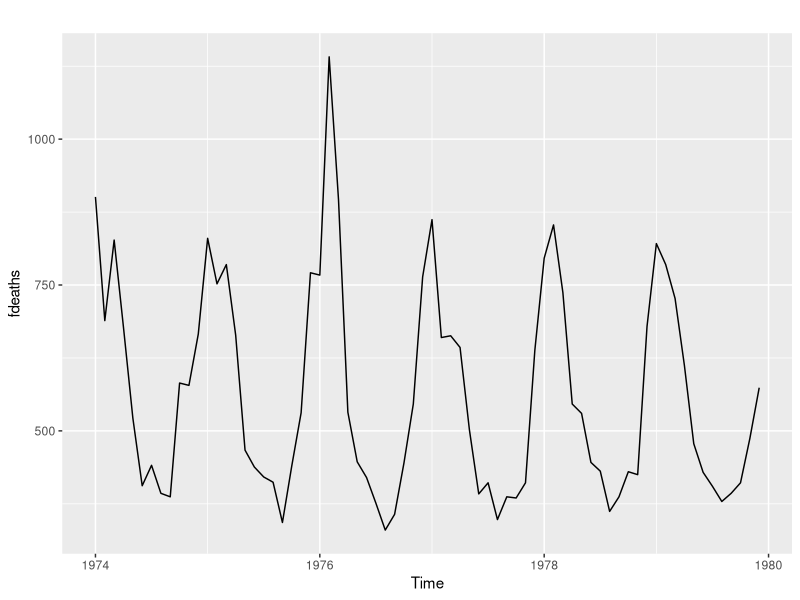
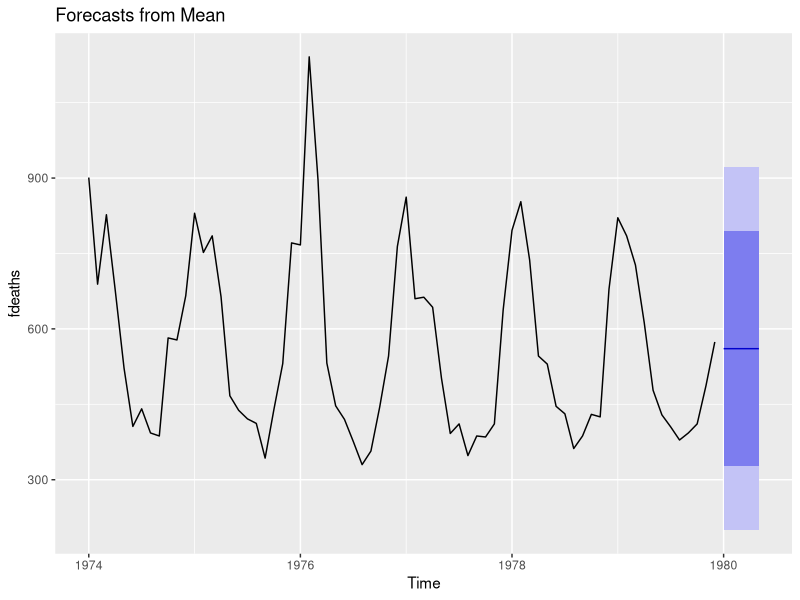
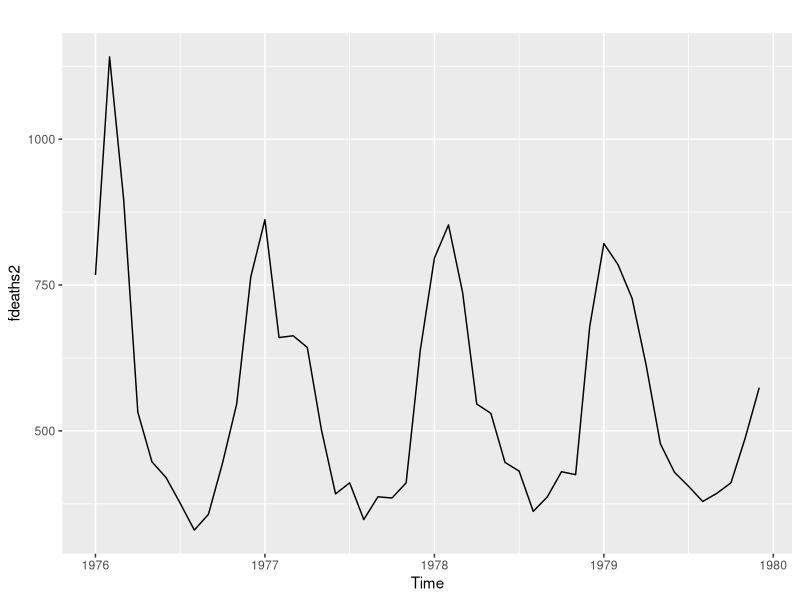
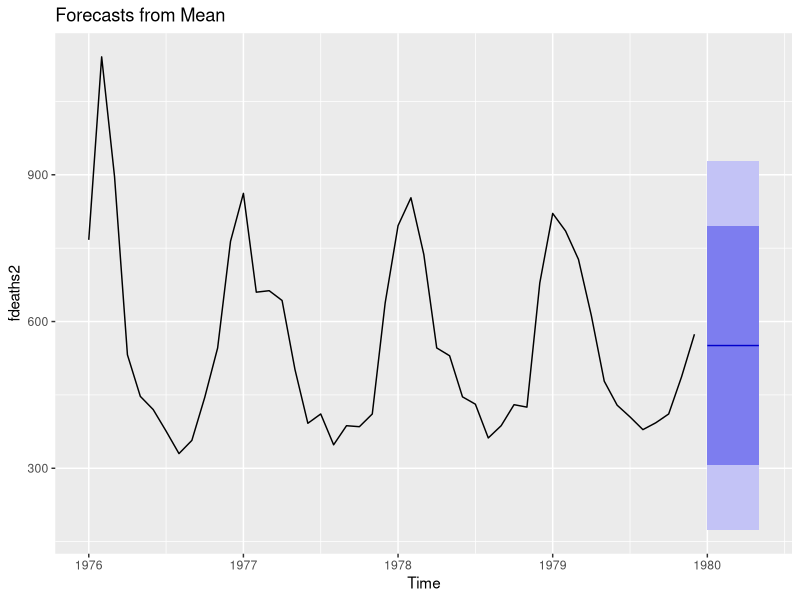
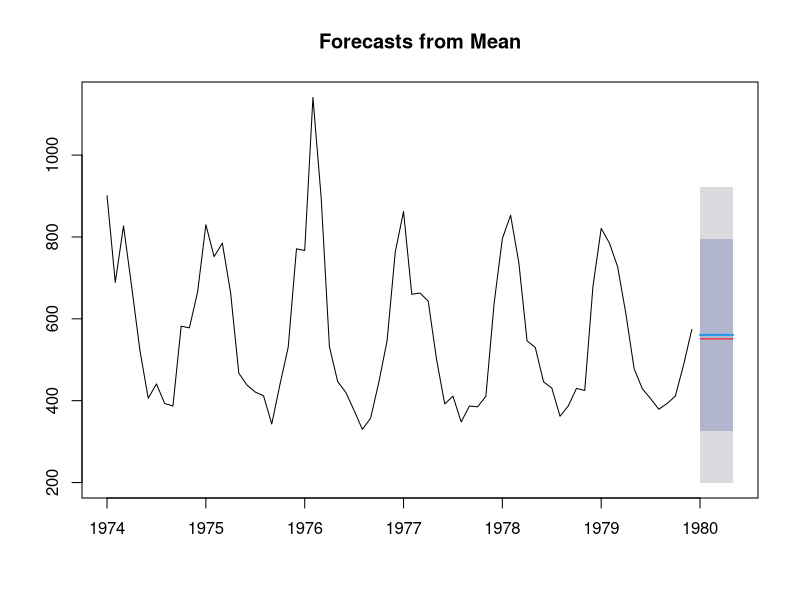

Write the R code that produced these figures, in order.
library(forecast)
library(ggplot2)

autoplot(fdeaths)

mean(fdeaths)

prev = meanf(fdeaths, h=5)
print(prev)
autoplot(prev)

fdeaths2 = window(fdeaths,start=c(1976,1),end=c(1979,12))
autoplot(fdeaths2)
mean(fdeaths2)
prev2 = meanf(fdeaths2, h=5)
print(prev2)
autoplot(prev2)

plot(prev)
lines(prev2$mean, col="red")



